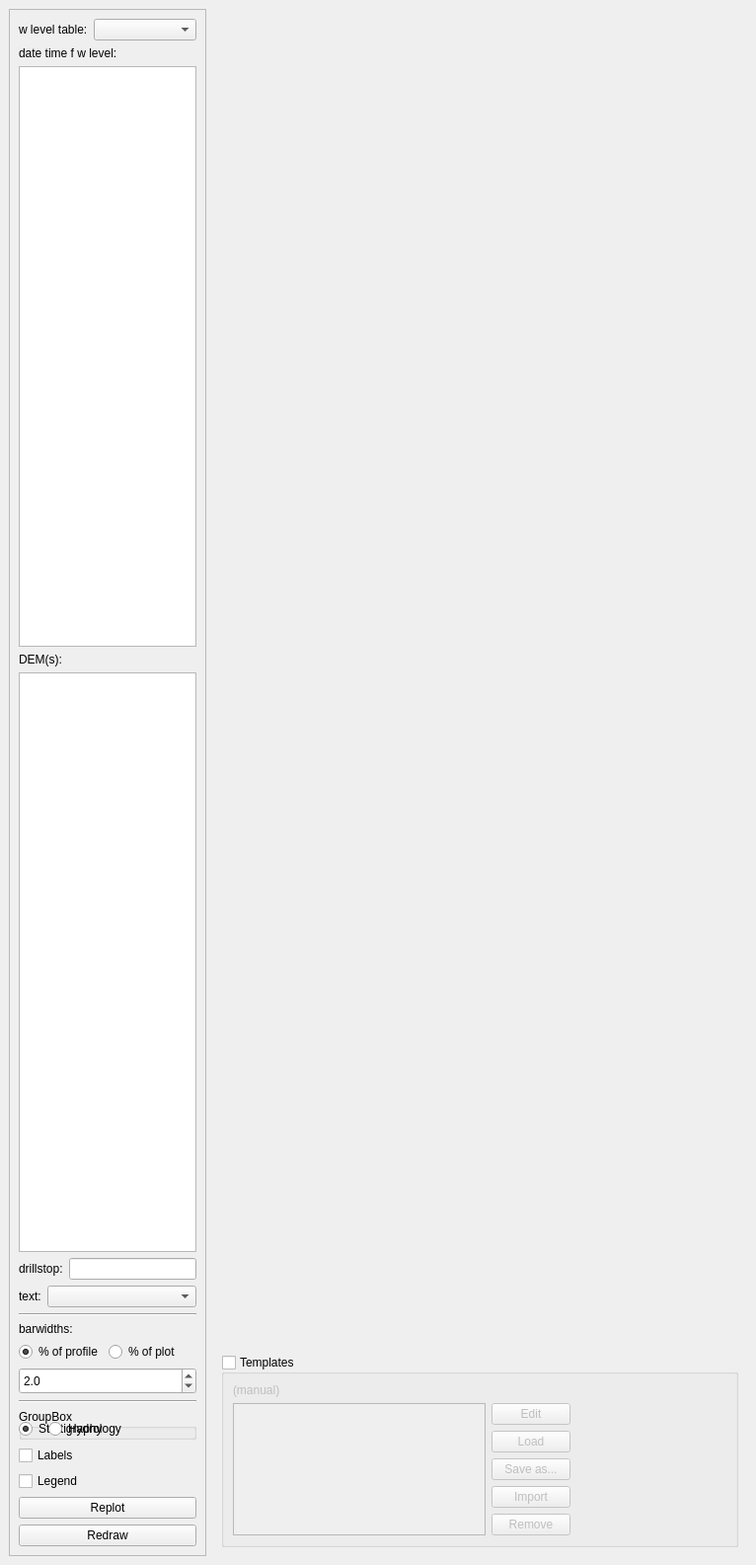
<?xml version="1.0" encoding="UTF-8"?>
<ui version="4.0">
 <class>SecPlotDock</class>
 <widget class="QDockWidget" name="SecPlotDock">
  <property name="geometry">
   <rect>
    <x>0</x>
    <y>0</y>
    <width>766</width>
    <height>1585</height>
   </rect>
  </property>
  <property name="windowTitle">
   <string>Midvatten Section Plot</string>
  </property>
  <widget class="QWidget" name="dockWidgetContents">
   <layout class="QGridLayout" name="gridLayout_2">
    <item row="0" column="0">
     <widget class="QFrame" name="frame">
      <property name="minimumSize">
       <size>
        <width>110</width>
        <height>200</height>
       </size>
      </property>
      <property name="maximumSize">
       <size>
        <width>200</width>
        <height>16777215</height>
       </size>
      </property>
      <property name="frameShape">
       <enum>QFrame::StyledPanel</enum>
      </property>
      <property name="frameShadow">
       <enum>QFrame::Raised</enum>
      </property>
      <layout class="QVBoxLayout" name="verticalLayout_3">
       <item>
        <layout class="QFormLayout" name="formLayout_5">
         <property name="fieldGrowthPolicy">
          <enum>QFormLayout::AllNonFixedFieldsGrow</enum>
         </property>
         <item row="0" column="0">
          <widget class="QLabel" name="label">
           <property name="text">
            <string>w level table:</string>
           </property>
           <property name="buddy">
            <cstring>wlvltableComboBox</cstring>
           </property>
          </widget>
         </item>
         <item row="0" column="1">
          <widget class="QComboBox" name="wlvltableComboBox">
           <property name="toolTip">
            <string>Table with water level data</string>
           </property>
          </widget>
         </item>
        </layout>
       </item>
       <item>
        <layout class="QVBoxLayout" name="verticalLayout">
         <item>
          <widget class="QLabel" name="label_3">
           <property name="sizePolicy">
            <sizepolicy hsizetype="Preferred" vsizetype="Fixed">
             <horstretch>0</horstretch>
             <verstretch>0</verstretch>
            </sizepolicy>
           </property>
           <property name="text">
            <string>date time f w level:</string>
           </property>
           <property name="buddy">
            <cstring>wlvltableComboBox</cstring>
           </property>
          </widget>
         </item>
         <item>
          <widget class="QTextEdit" name="datetimetextEdit">
           <property name="toolTip">
            <string>&lt;!DOCTYPE HTML PUBLIC &quot;-//W3C//DTD HTML 4.0//EN&quot; &quot;http://www.w3.org/TR/REC-html40/strict.dtd&quot;&gt;
&lt;html&gt;&lt;head&gt;&lt;meta name=&quot;qrichtext&quot; content=&quot;1&quot; /&gt;&lt;style type=&quot;text/css&quot;&gt;
p, li { white-space: pre-wrap; }
&lt;/style&gt;&lt;/head&gt;&lt;body style=&quot; font-family:'Sans'; font-size:10pt; font-weight:400; font-style:normal;&quot;&gt;
&lt;p style=&quot; margin-top:0px; margin-bottom:0px; margin-left:0px; margin-right:0px; -qt-block-indent:0; text-indent:0px;&quot;&gt;&lt;span style=&quot; font-size:9pt;&quot;&gt;Give date with desired precision, eg: &lt;br /&gt;YYYY&lt;br /&gt;YYYY-MM &lt;br /&gt;YYYY-MM-DD &lt;br /&gt;For each obspoint, the first w level data matching your strings will be used in plot.&lt;/span&gt;&lt;/p&gt;
&lt;p style=&quot;-qt-paragraph-type:empty; margin-top:0px; margin-bottom:0px; margin-left:0px; margin-right:0px; -qt-block-indent:0; text-indent:0px; font-size:9pt;&quot;&gt;&lt;br /&gt;&lt;/p&gt;
&lt;p style=&quot; margin-top:0px; margin-bottom:0px; margin-left:0px; margin-right:0px; -qt-block-indent:0; text-indent:0px;&quot;&gt;&lt;span style=&quot; font-size:9pt;&quot;&gt;(optional&lt;/span&gt;&lt;/p&gt;
&lt;p style=&quot; margin-top:0px; margin-bottom:0px; margin-left:0px; margin-right:0px; -qt-block-indent:0; text-indent:0px;&quot;&gt;&lt;span style=&quot; font-size:9pt;&quot;&gt;By giving obsids separated by ; after the date, only those obsids will be included in each line plot.&lt;/span&gt;&lt;/p&gt;
&lt;p style=&quot; margin-top:0px; margin-bottom:0px; margin-left:0px; margin-right:0px; -qt-block-indent:0; text-indent:0px;&quot;&gt;&lt;span style=&quot; font-size:9pt;&quot;&gt;Ex:&lt;/span&gt;&lt;/p&gt;
&lt;p style=&quot; margin-top:0px; margin-bottom:0px; margin-left:0px; margin-right:0px; -qt-block-indent:0; text-indent:0px;&quot;&gt;&lt;span style=&quot; font-size:9pt;&quot;&gt;YYYY;obsid1;obsid2&lt;/span&gt;&lt;/p&gt;
&lt;p style=&quot; margin-top:0px; margin-bottom:0px; margin-left:0px; margin-right:0px; -qt-block-indent:0; text-indent:0px;&quot;&gt;&lt;span style=&quot; font-size:9pt;&quot;&gt;XXXX;obsid3;obsid4&lt;/span&gt;&lt;/p&gt;
&lt;p style=&quot; margin-top:0px; margin-bottom:0px; margin-left:0px; margin-right:0px; -qt-block-indent:0; text-indent:0px;&quot;&gt;&lt;span style=&quot; font-size:9pt;&quot;&gt;)&lt;/span&gt;&lt;/p&gt;
&lt;p style=&quot;-qt-paragraph-type:empty; margin-top:0px; margin-bottom:0px; margin-left:0px; margin-right:0px; -qt-block-indent:0; text-indent:0px; font-size:9pt;&quot;&gt;&lt;br /&gt;&lt;/p&gt;&lt;/body&gt;&lt;/html&gt;</string>
           </property>
          </widget>
         </item>
        </layout>
       </item>
       <item>
        <layout class="QVBoxLayout" name="verticalLayout_2">
         <item>
          <widget class="QLabel" name="label_4">
           <property name="sizePolicy">
            <sizepolicy hsizetype="Preferred" vsizetype="Fixed">
             <horstretch>0</horstretch>
             <verstretch>0</verstretch>
            </sizepolicy>
           </property>
           <property name="text">
            <string>DEM(s):</string>
           </property>
           <property name="buddy">
            <cstring>wlvltableComboBox</cstring>
           </property>
          </widget>
         </item>
         <item>
          <widget class="QListWidget" name="inData">
           <property name="cursor" stdset="0">
            <cursorShape>ArrowCursor</cursorShape>
           </property>
           <property name="toolTip">
            <string>Select among single band floating points rasters (must be visible in qgis project)</string>
           </property>
           <property name="editTriggers">
            <set>QAbstractItemView::DoubleClicked|QAbstractItemView::EditKeyPressed</set>
           </property>
           <property name="selectionMode">
            <enum>QAbstractItemView::MultiSelection</enum>
           </property>
           <property name="viewMode">
            <enum>QListView::ListMode</enum>
           </property>
          </widget>
         </item>
        </layout>
       </item>
       <item>
        <layout class="QFormLayout" name="formLayout_2">
         <property name="fieldGrowthPolicy">
          <enum>QFormLayout::AllNonFixedFieldsGrow</enum>
         </property>
         <item row="0" column="0">
          <widget class="QLabel" name="label_2">
           <property name="text">
            <string>drillstop:</string>
           </property>
           <property name="buddy">
            <cstring>wlvltableComboBox</cstring>
           </property>
          </widget>
         </item>
         <item row="0" column="1">
          <widget class="QLineEdit" name="drillstoplineEdit">
           <property name="toolTip">
            <string extracomment="not yet implemented">select specific drillstop that will be indicated in plot, use % for wildcard</string>
           </property>
          </widget>
         </item>
        </layout>
       </item>
       <item>
        <layout class="QFormLayout" name="formLayout_3">
         <property name="fieldGrowthPolicy">
          <enum>QFormLayout::AllNonFixedFieldsGrow</enum>
         </property>
         <item row="0" column="0">
          <widget class="QLabel" name="label_5">
           <property name="text">
            <string>text:</string>
           </property>
           <property name="buddy">
            <cstring>wlvltableComboBox</cstring>
           </property>
          </widget>
         </item>
         <item row="0" column="1">
          <widget class="QComboBox" name="textcolComboBox">
           <property name="enabled">
            <bool>true</bool>
           </property>
          </widget>
         </item>
        </layout>
       </item>
       <item>
        <widget class="Line" name="line">
         <property name="orientation">
          <enum>Qt::Horizontal</enum>
         </property>
        </widget>
       </item>
       <item>
        <layout class="QFormLayout" name="formLayout">
         <property name="fieldGrowthPolicy">
          <enum>QFormLayout::AllNonFixedFieldsGrow</enum>
         </property>
         <item row="0" column="0">
          <widget class="QLabel" name="label_6">
           <property name="text">
            <string>barwidths:</string>
           </property>
           <property name="buddy">
            <cstring>wlvltableComboBox</cstring>
           </property>
          </widget>
         </item>
         <item row="1" column="0">
          <widget class="QRadioButton" name="width_of_profile">
           <property name="text">
            <string>% of profile</string>
           </property>
           <property name="checked">
            <bool>true</bool>
           </property>
          </widget>
         </item>
         <item row="1" column="1">
          <widget class="QRadioButton" name="width_of_plot">
           <property name="text">
            <string>% of plot</string>
           </property>
          </widget>
         </item>
         <item row="2" column="0" colspan="2">
          <widget class="QDoubleSpinBox" name="barwidthdoubleSpinBox">
           <property name="minimumSize">
            <size>
             <width>0</width>
             <height>27</height>
            </size>
           </property>
           <property name="toolTip">
            <string>give stratigraphy bar width (% of full scale) which also affects sampling interval for DEM(s)</string>
           </property>
           <property name="decimals">
            <number>1</number>
           </property>
           <property name="value">
            <double>2.000000000000000</double>
           </property>
          </widget>
         </item>
        </layout>
       </item>
       <item>
        <widget class="Line" name="line_2">
         <property name="orientation">
          <enum>Qt::Horizontal</enum>
         </property>
        </widget>
       </item>
       <item>
        <widget class="QGroupBox" name="Strat_Hydro_groupBox">
         <property name="title">
          <string>GroupBox</string>
         </property>
         <widget class="QRadioButton" name="Stratigraphy_radioButton">
          <property name="geometry">
           <rect>
            <x>0</x>
            <y>0</y>
            <width>105</width>
            <height>40</height>
           </rect>
          </property>
          <property name="font">
           <font>
            <pointsize>9</pointsize>
           </font>
          </property>
          <property name="text">
           <string>Stratigraphy</string>
          </property>
          <property name="checked">
           <bool>true</bool>
          </property>
         </widget>
         <widget class="QRadioButton" name="Hydrology_radioButton">
          <property name="geometry">
           <rect>
            <x>30</x>
            <y>0</y>
            <width>105</width>
            <height>40</height>
           </rect>
          </property>
          <property name="font">
           <font>
            <pointsize>9</pointsize>
           </font>
          </property>
          <property name="text">
           <string>Hydrology</string>
          </property>
         </widget>
        </widget>
       </item>
       <item>
        <widget class="QCheckBox" name="Labels_checkBox">
         <property name="font">
          <font>
           <pointsize>9</pointsize>
          </font>
         </property>
         <property name="text">
          <string>Labels</string>
         </property>
        </widget>
       </item>
       <item>
        <widget class="QCheckBox" name="Legend_checkBox">
         <property name="font">
          <font>
           <pointsize>9</pointsize>
          </font>
         </property>
         <property name="text">
          <string>Legend</string>
         </property>
        </widget>
       </item>
       <item>
        <widget class="QPushButton" name="pushButton">
         <property name="maximumSize">
          <size>
           <width>250</width>
           <height>16777215</height>
          </size>
         </property>
         <property name="text">
          <string>Replot</string>
         </property>
        </widget>
       </item>
       <item>
        <widget class="QPushButton" name="redraw">
         <property name="maximumSize">
          <size>
           <width>250</width>
           <height>16777215</height>
          </size>
         </property>
         <property name="text">
          <string>Redraw</string>
         </property>
        </widget>
       </item>
      </layout>
     </widget>
    </item>
    <item row="0" column="1">
     <widget class="QWidget" name="plotareawidget" native="true">
      <property name="minimumSize">
       <size>
        <width>500</width>
        <height>0</height>
       </size>
      </property>
      <layout class="QGridLayout" name="gridLayout">
       <item row="1" column="0">
        <widget class="QGroupBox" name="chart_settings">
         <property name="sizePolicy">
          <sizepolicy hsizetype="Preferred" vsizetype="Preferred">
           <horstretch>0</horstretch>
           <verstretch>0</verstretch>
          </sizepolicy>
         </property>
         <property name="title">
          <string>Templates</string>
         </property>
         <property name="checkable">
          <bool>true</bool>
         </property>
         <property name="checked">
          <bool>false</bool>
         </property>
         <layout class="QGridLayout" name="gridLayout_5">
          <item row="1" column="0">
           <layout class="QGridLayout" name="gridLayout_4">
            <property name="sizeConstraint">
             <enum>QLayout::SetDefaultConstraint</enum>
            </property>
            <item row="1" column="2">
             <widget class="QPushButton" name="edit_button">
              <property name="toolTip">
               <string>&lt;html&gt;&lt;head/&gt;&lt;body&gt;&lt;p&gt;Edit current loaded template.&lt;/p&gt;&lt;p&gt;Note: Changes are not saved to a template file. Use Save as... to save changes to file.&lt;br/&gt;&lt;/p&gt;&lt;/body&gt;&lt;/html&gt;</string>
              </property>
              <property name="text">
               <string>Edit</string>
              </property>
             </widget>
            </item>
            <item row="0" column="0">
             <widget class="QLabel" name="template_plot_label">
              <property name="text">
               <string>(manual)</string>
              </property>
              <property name="openExternalLinks">
               <bool>true</bool>
              </property>
             </widget>
            </item>
            <item row="0" column="2">
             <widget class="QLabel" name="label_7">
              <property name="text">
               <string/>
              </property>
             </widget>
            </item>
            <item row="2" column="2">
             <widget class="QPushButton" name="load_button">
              <property name="toolTip">
               <string>&lt;html&gt;&lt;head/&gt;&lt;body&gt;&lt;p&gt;Load the selected template.&lt;/p&gt;&lt;/body&gt;&lt;/html&gt;</string>
              </property>
              <property name="text">
               <string>Load</string>
              </property>
             </widget>
            </item>
            <item row="1" column="0" rowspan="5">
             <widget class="QListWidget" name="template_list"/>
            </item>
            <item row="4" column="2">
             <widget class="QPushButton" name="import_button">
              <property name="toolTip">
               <string>&lt;html&gt;&lt;head/&gt;&lt;body&gt;&lt;p&gt;Import template files.&lt;/p&gt;&lt;/body&gt;&lt;/html&gt;</string>
              </property>
              <property name="text">
               <string>Import</string>
              </property>
             </widget>
            </item>
            <item row="5" column="2">
             <widget class="QPushButton" name="remove_button">
              <property name="toolTip">
               <string>&lt;html&gt;&lt;head/&gt;&lt;body&gt;&lt;p&gt;Remove a template from the list.&lt;/p&gt;&lt;p&gt;&lt;br/&gt;&lt;/p&gt;&lt;p&gt;Note:&lt;/p&gt;&lt;p&gt;* Saved template files will not be removed from disk.&lt;/p&gt;&lt;p&gt;* Templates in default template folder will reappear again next time Section plot is used.&lt;/p&gt;&lt;/body&gt;&lt;/html&gt;</string>
              </property>
              <property name="text">
               <string>Remove</string>
              </property>
             </widget>
            </item>
            <item row="3" column="2">
             <widget class="QPushButton" name="save_as_button">
              <property name="toolTip">
               <string>&lt;html&gt;&lt;head/&gt;&lt;body&gt;&lt;p&gt;Save the loaded template to file.&lt;/p&gt;&lt;/body&gt;&lt;/html&gt;</string>
              </property>
              <property name="text">
               <string>Save as...</string>
              </property>
             </widget>
            </item>
           </layout>
          </item>
          <item row="1" column="2">
           <spacer name="horizontalSpacer">
            <property name="orientation">
             <enum>Qt::Horizontal</enum>
            </property>
            <property name="sizeHint" stdset="0">
             <size>
              <width>40</width>
              <height>20</height>
             </size>
            </property>
           </spacer>
          </item>
         </layout>
        </widget>
       </item>
       <item row="0" column="0">
        <widget class="QWidget" name="widget" native="true">
         <property name="sizePolicy">
          <sizepolicy hsizetype="Preferred" vsizetype="Expanding">
           <horstretch>0</horstretch>
           <verstretch>0</verstretch>
          </sizepolicy>
         </property>
         <layout class="QVBoxLayout" name="mplplotlayout"/>
        </widget>
       </item>
      </layout>
     </widget>
    </item>
   </layout>
  </widget>
 </widget>
 <resources/>
 <connections/>
</ui>
